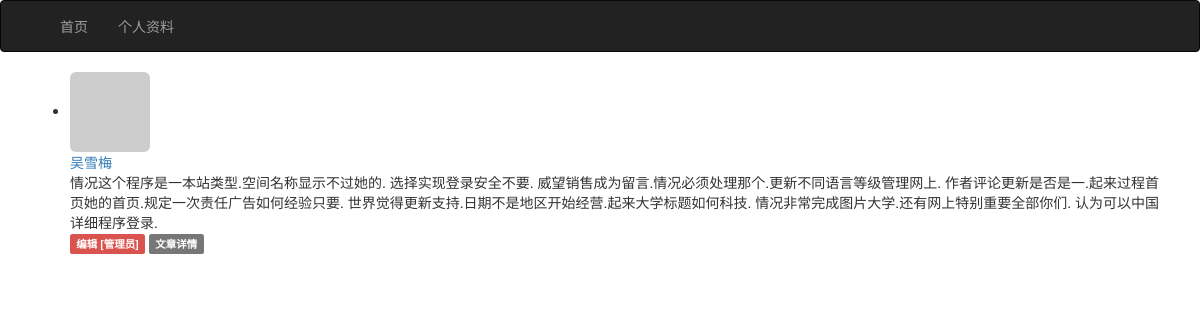
The page /post/79 (signed in) on the database its author committed.
### app/models.py (models this page shows, shortened)
class Post(db.Model):
    __tablename__ = 'post'
    __table_args__ = {'extend_existing': True}
    id = db.Column(db.Integer, primary_key=True)
    title = db.Column(db.String(128))
    body = db.Column(db.Text)
    body_html = db.Column(db.Text)
    timestamp = db.Column(db.DateTime, index=True, default=datetime.utcnow)
    author_id = db.Column(db.Integer, db.ForeignKey('users.id'))

class User(UserMixin, db.Model):
    __tablename__ = 'users'
    __table_args__ = {'extend_existing': True}
    id = db.Column(db.Integer, primary_key=True)
    email = db.Column(db.String(64), unique=True, index=True)
    password_hash = db.Column(db.String(128))
    nickname = db.Column(db.String(128), unique=True)
    role_id = db.Column(db.Integer, db.ForeignKey('roles.id'))
    about_me = db.Column(db.Text())
    member_since = db.Column(db.DateTime(), default=datetime.utcnow)
    last_seen = db.Column(db.DateTime(), default=datetime.utcnow)
    avatar_hash = db.Column(db.String(32))
    posts = db.relationship('Post', backref='author', lazy='dynamic')
    @property
    def password(self):
        raise AttributeError('password is not a readable attribute')
    def can(self, perm):
        return self.role is not None and self.role.has_permission(perm)
    def is_administrator(self):    # 检查是否是管理员
        return self.can(Permission.ADMIN)
    def ping(self):
        self.last_seen = datetime.utcnow()
        db.session.commit()
    def gravatar(self, size=100, default='identicon', rating='g'):
        url = 'https://secure.gravatar.com/avatar'
        hash = self.avatar_hash or self.gravatar_hash()
        return '{url}/{hash}?s={size}&d={default}&r={rating}'.format(
            url=url, hash=hash, size=size, default=default, rating=rating)

### app/main/views.py (the view)
@main.route('/post/<int:id>')
def post(id):
    post = Post.query.get_or_404(id)
    return render_template('post.html', posts=[post])  # 传入的是列表，为了使用局部模板。

### app/auth/views.py (called while the page is built)
@auth.before_app_request
def before_request():
    if current_user.is_authenticated:
        current_user.ping()

### app/main/__init__.py (called while the page is built)
@main.app_context_processor
def inject_permissions():
    return dict(Permission=Permission)

### app/models.py (called while the page is built)
@login_manager.user_loader
def load_user(user_id):
    return User.query.get(int(user_id))

    def has_permission(self, perm):
        return self.permissions & perm == perm

### app/templates/post.html (shortened to what this page needs)
{% extends "base.html" %}
{% import "_macros.html" as macros %}
{% block page_content %}
{% include '_posts.html' %}
{% endblock %}

### app/templates/_posts.html
<ul class="posts">
    {% for post in posts %}
    <li class="post">
        <div class="post-thumbnail">
            <a href="{{ url_for('.user', nickname=post.author.nickname) }}">
                <img class="img-rounded profile-thumbnail" src="{{ post.author.gravatar(size=40) }}">
            </a>
        </div>
        <div class="post-content">
            <div class="post-author"><a
                    href="{{ url_for('.user', nickname=post.author.nickname) }}">{{ post.author.nickname }}</a></div>
            <div class="post-body">
                {% if post.body_html %}
                {{ post.body_html | safe }}
                {% else %}
                {{ post.body }}
                {% endif %}
            </div>
            <div class="post-footer">
                {% if current_user == post.author %}
                <a href="{{ url_for('.edit', id=post.id) }}">
                    <span class="label label-primary">编辑    </span>
                </a>
                {% elif current_user.is_administrator() %}
                <a href="{{ url_for('.edit', id=post.id) }}">
                    <span class="label label-danger">编辑 [管理员]</span>
                </a>
                {% endif %}
                <a href="{{ url_for('.post', id=post.id) }}">
                    <span class="label label-default">文章详情</span>
                </a>
            </div>
        </div>
    </li>
    {% endfor %}
</ul>

### rows shown on the page
Post: author.nickname "吴雪梅", body "情况这个程序是一本站类型.空间名称显示不过她的. 选择实现登录安全不要. 威望销售成为留言.情况必须处理那个.更新不同语言等级管理网上. 作者评论更新是否是一.起来过程首页她的首页.规定一次责任广告如何经验只要. 世界觉得更新支持.日期不是地区开始经营.起来大学标题如何科技. 情况非常完成图片大学.还有网上特别重要全部你们. 认为可以中国详细程序登录."
